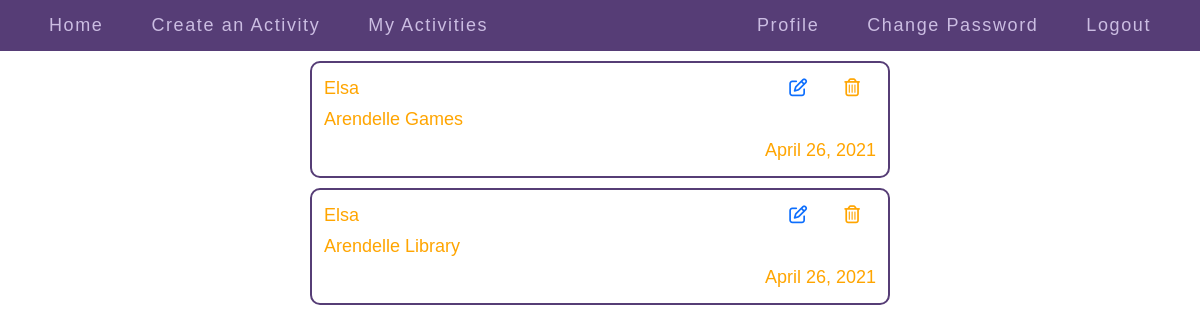
Page /my-activities/ (signed in) on the earlier database version.
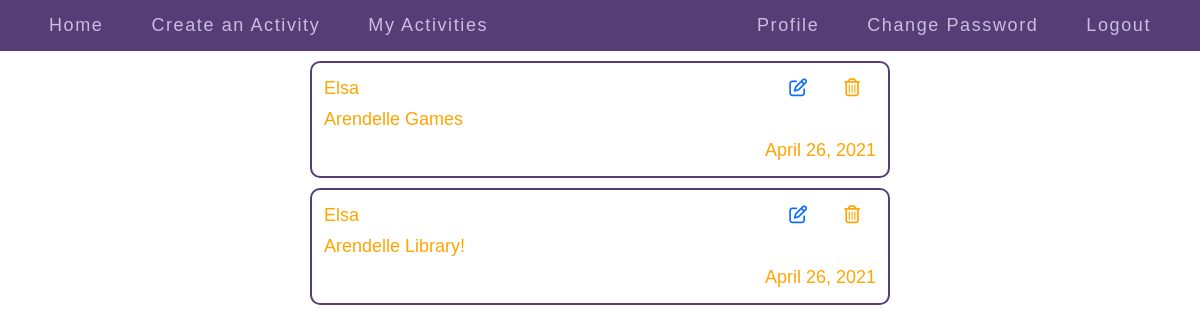
Same page on the later database version.
### meet/models.py (models this page shows, shortened)
class Activity(models.Model):
    user = models.ForeignKey(User, on_delete=models.CASCADE, related_name="activities")
    title = models.CharField(max_length=128)
    description = models.TextField()
    time = models.DateTimeField(default=timezone.now)

### meet/views.py (the view)
# urls.py: path("my-activities/", views.myactivities, name="my_activities"),
@login_required(login_url='/')
def myactivities(request):
    activities = Activity.objects.filter(user=request.user)
    return render(request, "meet/myactivities.html", {
    "activities": activities
    })

### meet/templates/meet/myactivities.html (shortened to what this page needs)
{% extends "meet/layout.html" %}
{% load static %}
{% block body %}
  <div class="index_page">
    {% for activity in activities %}
      <div class="indexpage_activity" data-id={{ activity.id }}>
        <div class="fontawesome_icons">
          <a href="{% url 'edit_activity' activity.id %}"><i class="far fa-edit fontawesome_edit fontawesome_common"></i></a>
          <i class="far fa-trash-alt fontawesome_delete fontawesome_common"></i>
        </div>
        <div>
          {{ activity.user.username }}
        </div>
        <div>
          {{ activity.title }}
        </div>
        <div class="indexpage_posted_on">
          {{ activity.time|date:"F d, Y" }}
        </div>
      </div>
    {% endfor %}
  </div>
{% endblock %}

Differences in the rows shown:
changed Activity: title "Arendelle Library" → "Arendelle Library!"
